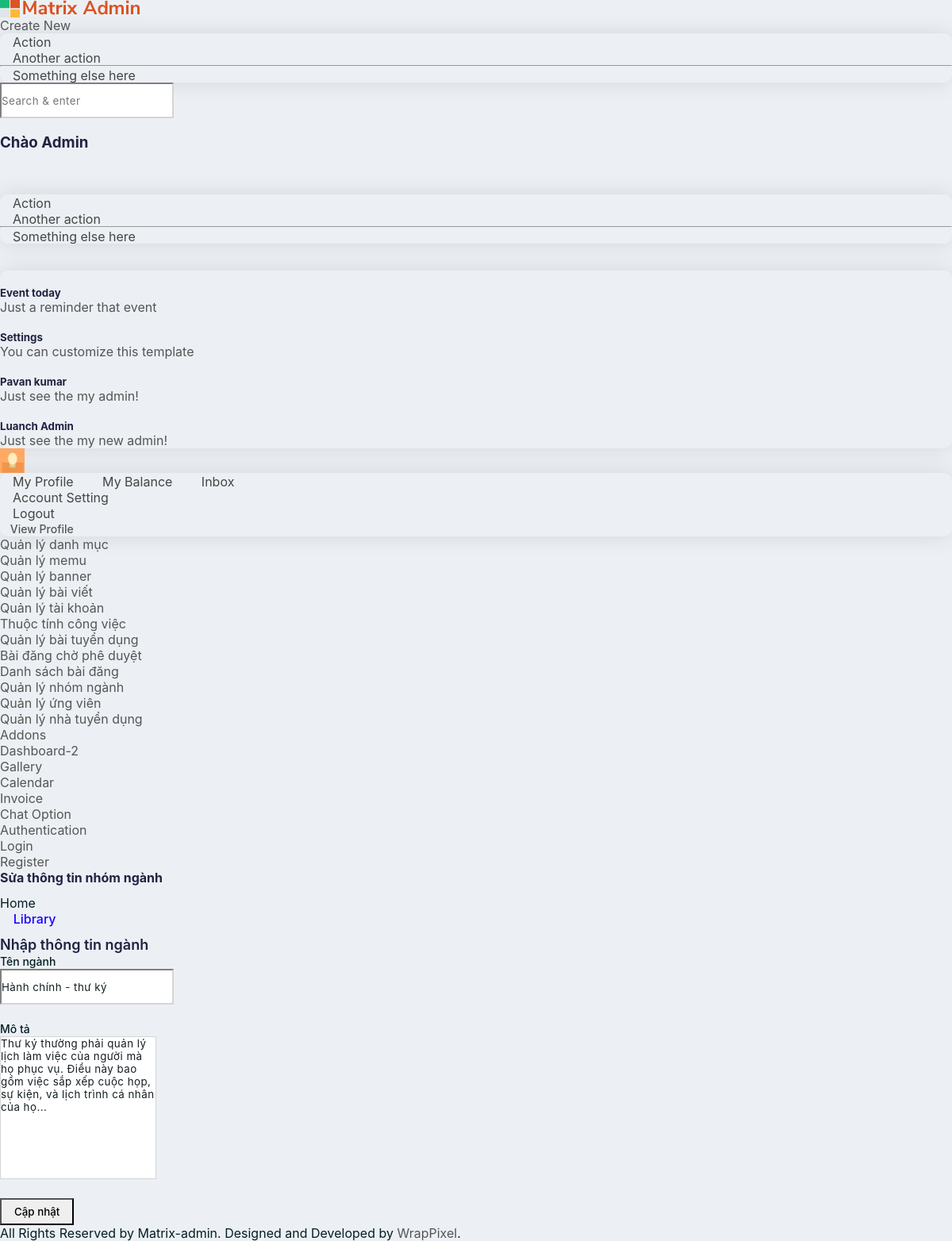
Screenshot of /admin/nganh_sua.php?sid=1 with the database file from the repository.
### tables this page shows
CREATE TABLE `tbl_career` (
  `id_career` int(11) NOT NULL,
  `tennganh` varchar(50) NOT NULL,
  `mota` varchar(400) NOT NULL
);

### admin/nganh_sua.php (the view, shortened to what this page needs)
<?php
include("header.php");
$maCareer = $_GET['sid'];
include('../model/config.php');
$sua_sql = "SELECT * FROM tbl_career WHERE id_career = '$maCareer'";
$result = mysqli_query($conn, $sua_sql);
$row = mysqli_fetch_assoc($result);
?>
<div class="page-wrapper">
    <div class="page-breadcrumb">
        <div class="row">
            <div class="col-12 d-flex no-block align-items-center">
                <h4 class="page-title">Sửa thông tin nhóm ngành</h4>
                <div class="ms-auto text-end">
                    <nav aria-label="breadcrumb">
                        <ol class="breadcrumb">
                            <li class="breadcrumb-item"><a href="ds_menu.php">Home</a></li>
                            <li class="breadcrumb-item active" aria-current="page">
                                Library
                            </li>
                        </ol>
                    </nav>
                </div>
            </div>
        </div>
    </div>
    <div class="container-fluid">
        <div class="row">
            <div class="col-md-12">
                <div class="card">
                    <form class="form-horizontal" method="post" action="">
                        <div class="card-body">
                            <h4 class="card-title">Nhập thông tin ngành</h4>
                            <div class="form-group row">
                                <label for="tennganh" class="col-sm-3 text-end control-label col-form-label">Tên ngành</label>
                                <div class="col-sm-9">
                                    <input type="text" class="form-control" id="tennganh" name="tennganh" value="<?php echo $row['tennganh'] ?>" required />
                                </div>
                            </div>
                            <div class="form-group row">
                                <label for="mota" class="col-sm-3 text-end control-label col-form-label">Mô tả</label>
                                <div class="col-sm-9">
                                    <textarea class="form-control" id="mota" name="mota" required><?php echo $row['mota'] ?></textarea>
                                </div>
                            </div>
                        </div>
                        <div class="border-top">
                            <div class="card-body">
                                <input type="submit" name="capnhat" class="btn btn-primary" value="Cập nhật">
                            </div>
                        </div>
                    </form>
                </div>
            </div>
        </div>
        <?php
        require_once('footer.php');
        ?>

### rows the page displays
tbl_career: tennganh "Hành chính - thư ký", mota "Thư ký thường phải quản lý lịch làm việc của người mà họ phục vụ. Điều này bao gồm việc sắp xếp cuộc họp, sự kiện, và lịch trình cá nhân của họ..."
